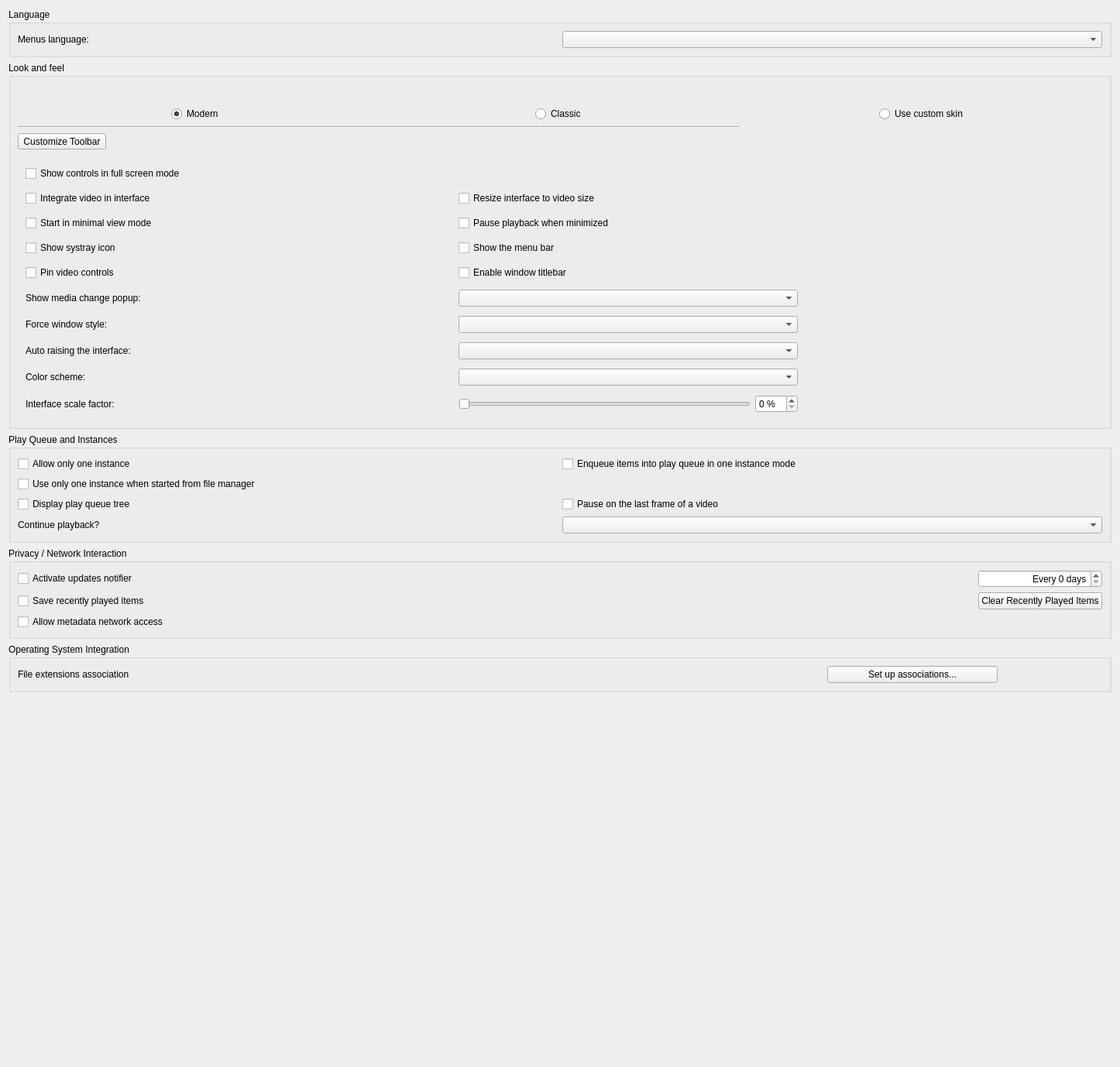
<?xml version="1.0" encoding="UTF-8"?>
<ui version="4.0">
 <author>Jean-Baptiste Kempf</author>
 <class>SPrefsInterface</class>
 <widget class="QWidget" name="SPrefsInterface">
  <property name="geometry">
   <rect>
    <x>0</x>
    <y>0</y>
    <width>1446</width>
    <height>1378</height>
   </rect>
  </property>
  <property name="sizePolicy">
   <sizepolicy hsizetype="Preferred" vsizetype="Minimum">
    <horstretch>0</horstretch>
    <verstretch>0</verstretch>
   </sizepolicy>
  </property>
  <property name="windowTitle">
   <string>Form</string>
  </property>
  <layout class="QVBoxLayout" name="verticalLayout">
   <item>
    <widget class="QGroupBox" name="langBox">
     <property name="title">
      <string>Language</string>
     </property>
     <layout class="QHBoxLayout" name="horizontalLayout">
      <item>
       <widget class="QLabel" name="label">
        <property name="text">
         <string>Menus language:</string>
        </property>
        <property name="buddy">
         <cstring>langCombo</cstring>
        </property>
       </widget>
      </item>
      <item>
       <widget class="QComboBox" name="langCombo"/>
      </item>
     </layout>
    </widget>
   </item>
   <item>
    <widget class="QGroupBox" name="LooknfeelBox">
     <property name="title">
      <string>Look and feel</string>
     </property>
     <layout class="QVBoxLayout" name="LooknfeelLayout">
      <property name="bottomMargin">
       <number>0</number>
      </property>
      <item>
       <widget class="QWidget" name="LooknfeelSelection" native="true">
        <layout class="QGridLayout" name="LooknfeelSelection_l">
         <property name="leftMargin">
          <number>0</number>
         </property>
         <property name="topMargin">
          <number>0</number>
         </property>
         <property name="rightMargin">
          <number>0</number>
         </property>
         <property name="bottomMargin">
          <number>0</number>
         </property>
         <item row="0" column="3">
          <layout class="QVBoxLayout" name="verticalLayout_2">
           <item>
            <widget class="QPushButton" name="skinImage">
             <property name="toolTip">
              <string>VLCFlix will use custom skin.</string>
             </property>
             <property name="text">
              <string/>
             </property>
             <property name="icon">
              <iconset>
               <normaloff>:/prefsmenu/sample_skins.png</normaloff>:/prefsmenu/sample_skins.png</iconset>
             </property>
             <property name="iconSize">
              <size>
               <width>244</width>
               <height>145</height>
              </size>
             </property>
             <property name="flat">
              <bool>true</bool>
             </property>
            </widget>
           </item>
           <item alignment="Qt::AlignHCenter">
            <widget class="QRadioButton" name="skins">
             <property name="toolTip">
              <string>VLCFlix will use custom skin.</string>
             </property>
             <property name="text">
              <string>Use custom skin</string>
             </property>
            </widget>
           </item>
          </layout>
         </item>
         <item row="0" column="1">
          <layout class="QVBoxLayout" name="verticalLayout_8">
           <item>
            <widget class="QPushButton" name="modernImage">
             <property name="toolTip">
              <string>VLCFlix will use a modern layout with
no menubar or pinned controls but
with client-side decoration.</string>
             </property>
             <property name="text">
              <string/>
             </property>
             <property name="icon">
              <iconset>
               <normaloff>:/prefsmenu/sample_minimal.png</normaloff>:/prefsmenu/sample_minimal.png</iconset>
             </property>
             <property name="iconSize">
              <size>
               <width>244</width>
               <height>145</height>
              </size>
             </property>
             <property name="flat">
              <bool>true</bool>
             </property>
            </widget>
           </item>
           <item alignment="Qt::AlignHCenter">
            <widget class="QRadioButton" name="modernButton">
             <property name="toolTip">
              <string>VLCFlix will use a modern layout with
no menubar or pinned controls but
with client-side decoration.</string>
             </property>
             <property name="text">
              <string>Modern</string>
             </property>
             <property name="checked">
              <bool>true</bool>
             </property>
            </widget>
           </item>
          </layout>
         </item>
         <item row="0" column="2">
          <layout class="QVBoxLayout" name="verticalLayout_7">
           <item>
            <widget class="QPushButton" name="classicImage">
             <property name="toolTip">
              <string>VLCFlix will use a classic layout with
a menubar and pinned controls but
with no client-side decoration.</string>
             </property>
             <property name="text">
              <string/>
             </property>
             <property name="icon">
              <iconset>
               <normaloff>:/prefsmenu/sample_complete.png</normaloff>:/prefsmenu/sample_complete.png</iconset>
             </property>
             <property name="iconSize">
              <size>
               <width>244</width>
               <height>145</height>
              </size>
             </property>
             <property name="flat">
              <bool>true</bool>
             </property>
            </widget>
           </item>
           <item alignment="Qt::AlignHCenter">
            <widget class="QRadioButton" name="classicButton">
             <property name="toolTip">
              <string>VLCFlix will use a classic layout with
a menubar and pinned controls but
with no client-side decoration.</string>
             </property>
             <property name="text">
              <string>Classic</string>
             </property>
            </widget>
           </item>
          </layout>
         </item>
         <item row="1" column="1" colspan="2">
          <widget class="Line" name="line">
           <property name="orientation">
            <enum>Qt::Horizontal</enum>
           </property>
          </widget>
         </item>
        </layout>
       </widget>
      </item>
      <item>
       <widget class="QToolButton" name="toolbarEditor">
        <property name="text">
         <string>Customize Toolbar</string>
        </property>
       </widget>
      </item>
      <item>
       <widget class="QStackedWidget" name="styleStackedWidget">
        <property name="currentIndex">
         <number>0</number>
        </property>
        <widget class="QWidget" name="nativePage">
         <layout class="QHBoxLayout" name="horizontalLayout_4">
          <property name="leftMargin">
           <number>0</number>
          </property>
          <property name="rightMargin">
           <number>0</number>
          </property>
          <item>
           <widget class="QWidget" name="native_zone" native="true">
            <property name="sizePolicy">
             <sizepolicy hsizetype="Preferred" vsizetype="Preferred">
              <horstretch>10</horstretch>
              <verstretch>0</verstretch>
             </sizepolicy>
            </property>
            <layout class="QGridLayout">
             <property name="leftMargin">
              <number>10</number>
             </property>
             <property name="topMargin">
              <number>0</number>
             </property>
             <property name="bottomMargin">
              <number>0</number>
             </property>
             <item row="1" column="2" colspan="2">
              <widget class="QCheckBox" name="resizingBox">
               <property name="text">
                <string>Resize interface to video size</string>
               </property>
              </widget>
             </item>
             <item row="6" column="2" colspan="2">
              <widget class="QComboBox" name="notificationCombo"/>
             </item>
             <item row="1" column="4">
              <spacer name="horizontalSpacer_7">
               <property name="orientation">
                <enum>Qt::Horizontal</enum>
               </property>
               <property name="sizeHint" stdset="0">
                <size>
                 <width>20</width>
                 <height>20</height>
                </size>
               </property>
              </spacer>
             </item>
             <item row="1" column="1">
              <spacer name="horizontalSpacer_3">
               <property name="orientation">
                <enum>Qt::Horizontal</enum>
               </property>
               <property name="sizeHint" stdset="0">
                <size>
                 <width>40</width>
                 <height>20</height>
                </size>
               </property>
              </spacer>
             </item>
             <item row="5" column="2">
              <widget class="QCheckBox" name="titleBarCheckBox">
               <property name="text">
                <string>Enable window titlebar</string>
               </property>
              </widget>
             </item>
             <item row="1" column="0">
              <widget class="QCheckBox" name="embedVideo">
               <property name="text">
                <string>Integrate video in interface</string>
               </property>
              </widget>
             </item>
             <item row="12" column="2" colspan="2">
              <widget class="QComboBox" name="autoRaiseComboBox"/>
             </item>
             <item row="6" column="0">
              <widget class="QLabel" name="notificationComboLabel">
               <property name="text">
                <string>Show media change popup:</string>
               </property>
               <property name="buddy">
                <cstring>notificationCombo</cstring>
               </property>
              </widget>
             </item>
             <item row="4" column="0" colspan="2">
              <widget class="QCheckBox" name="systrayBox">
               <property name="text">
                <string>Show systray icon</string>
               </property>
              </widget>
             </item>
             <item row="10" column="0">
              <widget class="QLabel" name="stylesLabel">
               <property name="sizePolicy">
                <sizepolicy hsizetype="Maximum" vsizetype="Preferred">
                 <horstretch>0</horstretch>
                 <verstretch>0</verstretch>
                </sizepolicy>
               </property>
               <property name="text">
                <string>Force window style:</string>
               </property>
               <property name="buddy">
                <cstring>stylesCombo</cstring>
               </property>
              </widget>
             </item>
             <item row="14" column="3">
              <widget class="QSpinBox" name="intfScaleFactorSpinBox">
               <property name="suffix">
                <string> %</string>
               </property>
               <property name="singleStep">
                <number>5</number>
               </property>
              </widget>
             </item>
             <item row="13" column="0">
              <widget class="QLabel" name="colorSchemeLabel">
               <property name="text">
                <string>Color scheme:</string>
               </property>
               <property name="buddy">
                <cstring>colorSchemeComboBox</cstring>
               </property>
              </widget>
             </item>
             <item row="3" column="0">
              <widget class="QCheckBox" name="minimalviewBox">
               <property name="text">
                <string>Start in minimal view mode</string>
               </property>
              </widget>
             </item>
             <item row="12" column="0">
              <widget class="QLabel" name="autoRaiseLabel">
               <property name="text">
                <string>Auto raising the interface:</string>
               </property>
               <property name="buddy">
                <cstring>autoRaiseComboBox</cstring>
               </property>
              </widget>
             </item>
             <item row="10" column="2" colspan="2">
              <widget class="QComboBox" name="stylesCombo"/>
             </item>
             <item row="14" column="2">
              <widget class="QSlider" name="intfScaleFactorSlider">
               <property name="tracking">
                <bool>false</bool>
               </property>
               <property name="orientation">
                <enum>Qt::Horizontal</enum>
               </property>
              </widget>
             </item>
             <item row="3" column="2" colspan="2">
              <widget class="QCheckBox" name="pauseMinimizedBox">
               <property name="text">
                <string>Pause playback when minimized</string>
               </property>
              </widget>
             </item>
             <item row="14" column="0">
              <widget class="QLabel" name="scaleFactorLabel">
               <property name="text">
                <string>Interface scale factor:</string>
               </property>
               <property name="buddy">
                <cstring>intfScaleFactorSlider</cstring>
               </property>
              </widget>
             </item>
             <item row="4" column="2">
              <widget class="QCheckBox" name="menuBarCheck">
               <property name="text">
                <string>Show the menu bar</string>
               </property>
              </widget>
             </item>
             <item row="0" column="0" colspan="5">
              <widget class="QCheckBox" name="fsController">
               <property name="text">
                <string>Show controls in full screen mode</string>
               </property>
              </widget>
             </item>
             <item row="13" column="2" colspan="2">
              <widget class="QComboBox" name="colorSchemeComboBox"/>
             </item>
             <item row="5" column="0" colspan="2">
              <widget class="QCheckBox" name="pinVideoControlsCheckbox">
               <property name="toolTip">
                <string>Disables autohiding of controls when playing videos</string>
               </property>
               <property name="text">
                <string>Pin video controls</string>
               </property>
              </widget>
             </item>
            </layout>
           </widget>
          </item>
         </layout>
        </widget>
        <widget class="QWidget" name="skinsPage">
         <layout class="QHBoxLayout" name="horizontalLayout_5">
          <property name="leftMargin">
           <number>0</number>
          </property>
          <property name="rightMargin">
           <number>0</number>
          </property>
          <item>
           <widget class="QWidget" name="skins_zone" native="true">
            <property name="enabled">
             <bool>true</bool>
            </property>
            <property name="sizePolicy">
             <sizepolicy hsizetype="Preferred" vsizetype="Preferred">
              <horstretch>0</horstretch>
              <verstretch>0</verstretch>
             </sizepolicy>
            </property>
            <layout class="QGridLayout" name="gridLayout_7">
             <property name="leftMargin">
              <number>0</number>
             </property>
             <property name="topMargin">
              <number>0</number>
             </property>
             <property name="rightMargin">
              <number>0</number>
             </property>
             <property name="bottomMargin">
              <number>0</number>
             </property>
             <item row="2" column="1" colspan="3">
              <widget class="QLabel" name="skinsLabel">
               <property name="sizePolicy">
                <sizepolicy hsizetype="Preferred" vsizetype="Preferred">
                 <horstretch>0</horstretch>
                 <verstretch>0</verstretch>
                </sizepolicy>
               </property>
               <property name="frameShape">
                <enum>QFrame::NoFrame</enum>
               </property>
               <property name="text">
                <string notr="true">-This is the skinsLabel place-</string>
               </property>
               <property name="textFormat">
                <enum>Qt::RichText</enum>
               </property>
               <property name="scaledContents">
                <bool>false</bool>
               </property>
               <property name="alignment">
                <set>Qt::AlignLeading|Qt::AlignLeft|Qt::AlignTop</set>
               </property>
               <property name="wordWrap">
                <bool>true</bool>
               </property>
               <property name="margin">
                <number>5</number>
               </property>
               <property name="openExternalLinks">
                <bool>true</bool>
               </property>
              </widget>
             </item>
             <item row="1" column="3">
              <widget class="QPushButton" name="skinBrowse">
               <property name="sizePolicy">
                <sizepolicy hsizetype="Maximum" vsizetype="Fixed">
                 <horstretch>0</horstretch>
                 <verstretch>0</verstretch>
                </sizepolicy>
               </property>
               <property name="text">
                <string>Choose...</string>
               </property>
              </widget>
             </item>
             <item row="1" column="2">
              <widget class="QLineEdit" name="fileSkin">
               <property name="sizePolicy">
                <sizepolicy hsizetype="MinimumExpanding" vsizetype="Fixed">
                 <horstretch>0</horstretch>
                 <verstretch>0</verstretch>
                </sizepolicy>
               </property>
              </widget>
             </item>
             <item row="1" column="1">
              <widget class="QLabel" name="skinFileLabel">
               <property name="text">
                <string>Skin resource file:</string>
               </property>
               <property name="alignment">
                <set>Qt::AlignRight|Qt::AlignTrailing|Qt::AlignVCenter</set>
               </property>
               <property name="buddy">
                <cstring>fileSkin</cstring>
               </property>
              </widget>
             </item>
            </layout>
           </widget>
          </item>
         </layout>
        </widget>
       </widget>
      </item>
     </layout>
    </widget>
   </item>
   <item>
    <widget class="QGroupBox" name="PlaylistAndInstancesBox">
     <property name="title">
      <string>Play Queue and Instances</string>
     </property>
     <layout class="QGridLayout" name="gridLayout_2">
      <item row="4" column="1">
       <widget class="QComboBox" name="continuePlaybackComboBox">
        <property name="enabled">
         <bool>true</bool>
        </property>
       </widget>
      </item>
      <item row="2" column="0">
       <widget class="QCheckBox" name="treePlaylist">
        <property name="text">
         <string>Display play queue tree</string>
        </property>
       </widget>
      </item>
      <item row="0" column="0">
       <widget class="QCheckBox" name="OneInterfaceMode">
        <property name="text">
         <string>Allow only one instance</string>
        </property>
       </widget>
      </item>
      <item row="1" column="0" colspan="2">
       <widget class="QCheckBox" name="oneInstanceFromFile">
        <property name="text">
         <string>Use only one instance when started from file manager</string>
        </property>
       </widget>
      </item>
      <item row="0" column="1">
       <widget class="QCheckBox" name="EnqueueOneInterfaceMode">
        <property name="text">
         <string>Enqueue items into play queue in one instance mode</string>
        </property>
       </widget>
      </item>
      <item row="2" column="1">
       <widget class="QCheckBox" name="playPauseBox">
        <property name="text">
         <string>Pause on the last frame of a video</string>
        </property>
       </widget>
      </item>
      <item row="4" column="0">
       <widget class="QLabel" name="continuePlaybackLabel">
        <property name="text">
         <string>Continue playback?</string>
        </property>
        <property name="buddy">
         <cstring>continuePlaybackComboBox</cstring>
        </property>
       </widget>
      </item>
     </layout>
    </widget>
   </item>
   <item>
    <widget class="QGroupBox" name="groupBox_2">
     <property name="title">
      <string>Privacy / Network Interaction</string>
     </property>
     <layout class="QGridLayout" name="gridLayout_3">
      <item row="0" column="2">
       <widget class="QSpinBox" name="updatesDays">
        <property name="alignment">
         <set>Qt::AlignRight|Qt::AlignTrailing|Qt::AlignVCenter</set>
        </property>
        <property name="suffix">
         <string> days</string>
        </property>
        <property name="prefix">
         <string>Every </string>
        </property>
       </widget>
      </item>
      <item row="1" column="0">
       <widget class="QCheckBox" name="saveRecentlyPlayed">
        <property name="text">
         <string>Save recently played items</string>
        </property>
       </widget>
      </item>
      <item row="1" column="2">
       <widget class="QPushButton" name="clearRecent">
        <property name="text">
         <string>Clear Recently Played Items</string>
        </property>
       </widget>
      </item>
      <item row="2" column="0">
       <widget class="QCheckBox" name="MetadataNetworkAccessMode">
        <property name="text">
         <string>Allow metadata network access</string>
        </property>
       </widget>
      </item>
      <item row="1" column="1">
       <spacer name="clearRecentSpacer">
        <property name="orientation">
         <enum>Qt::Horizontal</enum>
        </property>
        <property name="sizeHint" stdset="0">
         <size>
          <width>40</width>
          <height>20</height>
         </size>
        </property>
       </spacer>
      </item>
      <item row="0" column="0">
       <widget class="QCheckBox" name="updatesBox">
        <property name="text">
         <string>Activate updates notifier</string>
        </property>
       </widget>
      </item>
     </layout>
    </widget>
   </item>
   <item>
    <widget class="QGroupBox" name="osGroupBox">
     <property name="title">
      <string>Operating System Integration</string>
     </property>
     <layout class="QGridLayout" name="gridLayout_4">
      <item row="2" column="0">
       <widget class="QLabel" name="assocLabel">
        <property name="sizePolicy">
         <sizepolicy hsizetype="Maximum" vsizetype="Preferred">
          <horstretch>0</horstretch>
          <verstretch>0</verstretch>
         </sizepolicy>
        </property>
        <property name="text">
         <string>File extensions association</string>
        </property>
       </widget>
      </item>
      <item row="2" column="1">
       <spacer name="horizontalSpacer_6">
        <property name="orientation">
         <enum>Qt::Horizontal</enum>
        </property>
        <property name="sizeHint" stdset="0">
         <size>
          <width>40</width>
          <height>20</height>
         </size>
        </property>
       </spacer>
      </item>
      <item row="2" column="2">
       <widget class="QPushButton" name="assoButton">
        <property name="sizePolicy">
         <sizepolicy hsizetype="Preferred" vsizetype="Fixed">
          <horstretch>0</horstretch>
          <verstretch>0</verstretch>
         </sizepolicy>
        </property>
        <property name="minimumSize">
         <size>
          <width>220</width>
          <height>0</height>
         </size>
        </property>
        <property name="text">
         <string>Set up associations...</string>
        </property>
       </widget>
      </item>
      <item row="2" column="3">
       <spacer name="horizontalSpacer_8">
        <property name="orientation">
         <enum>Qt::Horizontal</enum>
        </property>
        <property name="sizeType">
         <enum>QSizePolicy::Minimum</enum>
        </property>
        <property name="sizeHint" stdset="0">
         <size>
          <width>135</width>
          <height>20</height>
         </size>
        </property>
       </spacer>
      </item>
     </layout>
    </widget>
   </item>
   <item>
    <spacer name="verticalSpacer">
     <property name="orientation">
      <enum>Qt::Vertical</enum>
     </property>
     <property name="sizeHint" stdset="0">
      <size>
       <width>20</width>
       <height>0</height>
      </size>
     </property>
    </spacer>
   </item>
  </layout>
 </widget>
 <tabstops>
  <tabstop>langCombo</tabstop>
  <tabstop>fsController</tabstop>
  <tabstop>embedVideo</tabstop>
  <tabstop>resizingBox</tabstop>
  <tabstop>minimalviewBox</tabstop>
  <tabstop>pauseMinimizedBox</tabstop>
  <tabstop>systrayBox</tabstop>
  <tabstop>menuBarCheck</tabstop>
  <tabstop>pinVideoControlsCheckbox</tabstop>
  <tabstop>titleBarCheckBox</tabstop>
  <tabstop>notificationCombo</tabstop>
  <tabstop>stylesCombo</tabstop>
  <tabstop>autoRaiseComboBox</tabstop>
  <tabstop>colorSchemeComboBox</tabstop>
  <tabstop>intfScaleFactorSlider</tabstop>
  <tabstop>intfScaleFactorSpinBox</tabstop>
  <tabstop>fileSkin</tabstop>
  <tabstop>skinBrowse</tabstop>
  <tabstop>OneInterfaceMode</tabstop>
  <tabstop>EnqueueOneInterfaceMode</tabstop>
  <tabstop>oneInstanceFromFile</tabstop>
  <tabstop>treePlaylist</tabstop>
  <tabstop>playPauseBox</tabstop>
  <tabstop>continuePlaybackComboBox</tabstop>
  <tabstop>updatesBox</tabstop>
  <tabstop>updatesDays</tabstop>
  <tabstop>saveRecentlyPlayed</tabstop>
  <tabstop>clearRecent</tabstop>
  <tabstop>MetadataNetworkAccessMode</tabstop>
  <tabstop>assoButton</tabstop>
 </tabstops>
 <resources/>
 <connections/>
</ui>
